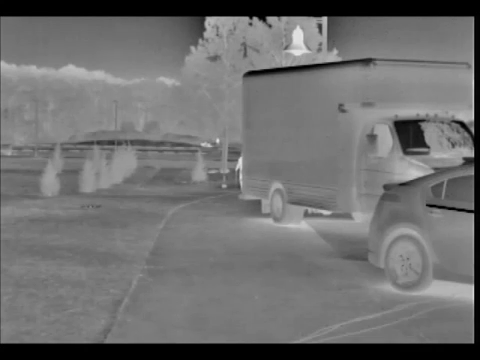
#> input picture frame 65 of Infrared Detection/IR_walking.mp4, 480 x 360 px
$ python infraredvid.py
#> lines starting #> are read from the running program, lines starting #| are printed output that depends on the picture; after the words box and inside, x2 and y2 are one past the last pixel; in counts of white or black regions, pixels touching at a corner belong together
import cv2
import numpy
import numpy as np

cap = cv2.VideoCapture("IR_walking.mp4")

params = cv2.SimpleBlobDetector_Params()
# Change thresholds
params.minThreshold = 128    # the graylevel of images
params.maxThreshold = 200
params.filterByColor = True
params.blobColor = 255
# Filter by Area
params.filterByArea = False
params.minArea = 1000
params.filterByInertia = False
params.filterByConvexity = False
params.filterByCircularity = True
params.minCircularity = 0.7

detector = cv2.SimpleBlobDetector_create(params)

while True:
    _, frame = cap.read()
#> frame is the input picture: shape (360, 480, 3); min 0, max 228, mean 111
    blur = cv2.cvtColor(frame, cv2.COLOR_BGR2GRAY)
    _, blur = cv2.threshold(blur, 90, 255, cv2.THRESH_TOZERO)
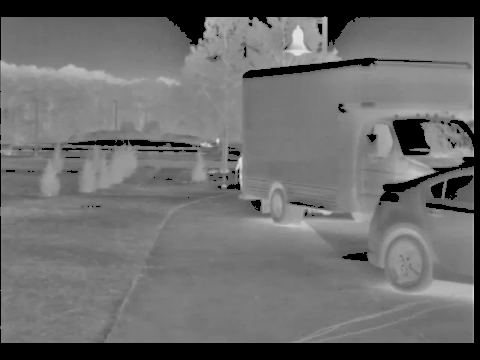
#> blur: shape (360, 480); min 0, max 228, mean 108.3
    element = cv2.getStructuringElement(cv2.MORPH_RECT, (9, 9))
    blur = cv2.erode(blur, element, iterations=1)
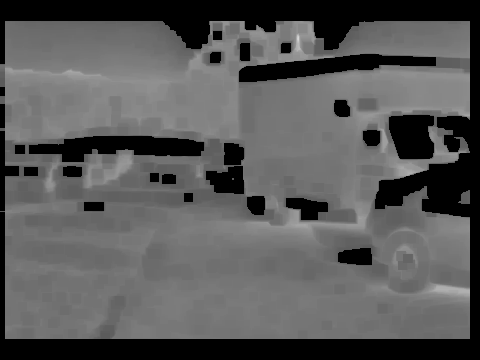
#> blur: shape (360, 480); min 0, max 214, mean 88.5
    blur = cv2.dilate(blur, element, iterations=1)
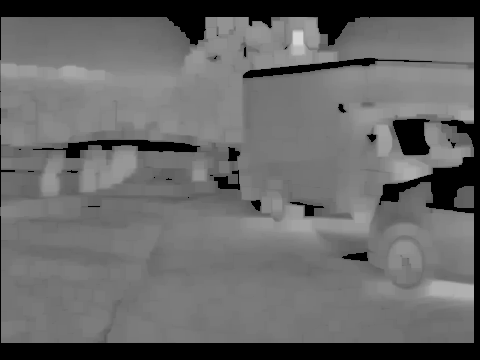
#> blur: shape (360, 480); min 0, max 214, mean 104.1
    blur = cv2.morphologyEx(blur, cv2.MORPH_ELLIPSE, np.ones((5, 5), np.uint8))
    blur = cv2.medianBlur(blur, 9)
    keypoints = detector.detect(blur)
#> keypoints = 6 keypoints; (x, y, size): (196, 60, 23.9), (50, 179, 20.2), (408, 171, 20.1), (464, 113, 17.8), (199, 173, 15.9), (298, 41, 15.6)

    for i in range(1, len(keypoints)):
        x, y = np.int64(keypoints[i].pt[0]), np.int64(keypoints[i].pt[1])
        sz = np.int64(keypoints[i].size)
        if sz > 1:
            sz = np.int64(sz / 2)
        # notice there's no boundary check for pt1 and pt2, you have to do that yourself
        kp = cv2.rectangle(frame, (x - sz, y - sz), (x + sz, y + sz), color=(0, 255, 0), thickness=2)
#> this loop made 5 passes
#> (x, y, sz) on passes 1 to 5: (49, 178, 10), (196, 60, 11), (407, 170, 10), (464, 113, 8), (297, 40, 7)
#> pass 2, `kp = cv2.rectangle(frame, (x - sz, y - sz), (x + sz, y + sz), color=(0..`:
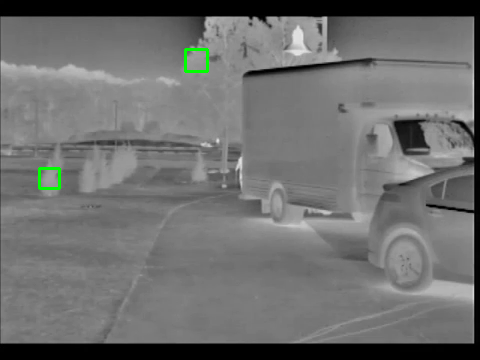
#> kp: shape (360, 480, 3); mean B, G, R 110.6, 111.3, 110.6
#> pass 3, `kp = cv2.rectangle(frame, (x - sz, y - sz), (x + sz, y + sz), color=(0..`:
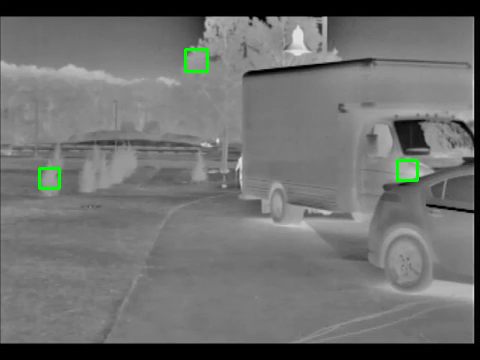
#> kp: shape (360, 480, 3); 0.14% of pixels changed, all inside (x1, y1, x2, y2) = (396, 159, 419, 182)
#> after the loop:
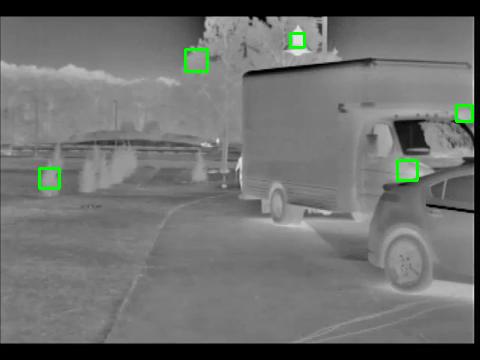
#> frame: shape (360, 480, 3); 0.63% of pixels changed, all inside (x1, y1, x2, y2) = (38, 32, 474, 190)

 #   kp = cv2.drawKeypoints(frame, keypoints, np.array([]), (0, 255, 0), cv2.DRAW_MATCHES_FLAGS_DRAW_RICH_KEYPOINTS)

    cv2.imshow("F",frame)
    key = cv2.waitKey(10)
#> (key Esc is pressed here)
    if key == 5:
        break

cap.release()
cv2.destroyAllWindows()

$ run again, starting later in the video
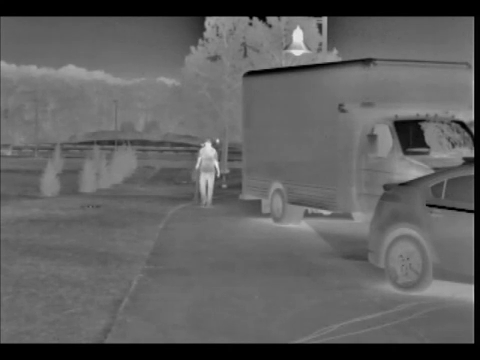
#> input picture frame 293 of Infrared Detection/IR_walking.mp4, 480 x 360 px
#> frame is the input picture: shape (360, 480, 3); min 0, max 235, mean 96.3
#> `blur = cv2.medianBlur(blur, 9)`:
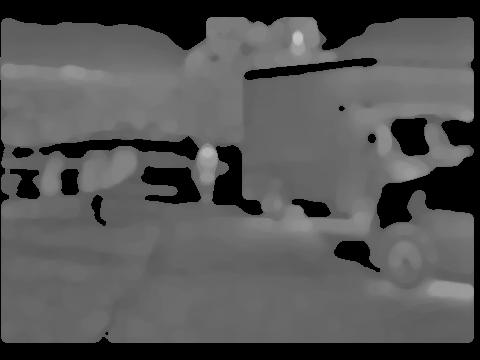
#> blur: shape (360, 480); min 0, max 195, mean 85.1
#> keypoints = 4 keypoints; (x, y, size): (408, 171, 19.4), (464, 114, 18.8), (297, 40, 11.4), (207, 155, 10.8)
#> the loop `for i in range(1, len(keypoints)):` made 3 passes
#> (x, y, sz) on passes 1 to 3: (207, 155, 5), (463, 113, 9), (297, 39, 5)
#> pass 2, `kp = cv2.rectangle(frame, (x - sz, y - sz), (x + sz, y + sz), color=(0..`:
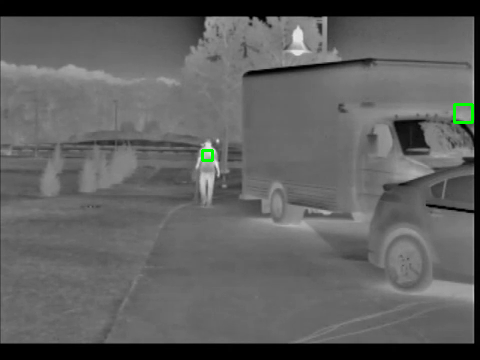
#> kp: shape (360, 480, 3); mean B, G, R 96.1, 96.5, 96.1

$ run again, starting later in the video
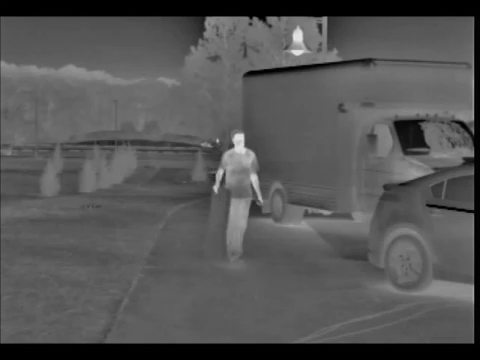
#> input picture frame 522 of Infrared Detection/IR_walking.mp4, 480 x 360 px
#> frame is the input picture: shape (360, 480, 3); min 0, max 230, mean 85.3
#> `blur = cv2.medianBlur(blur, 9)`:
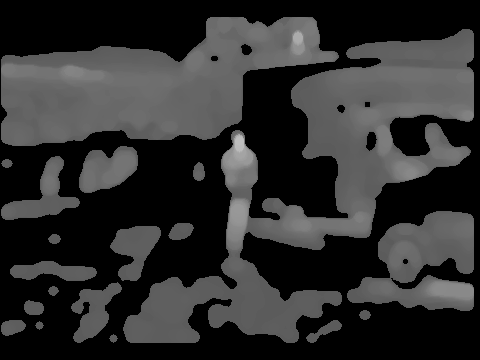
#> blur: shape (360, 480); min 0, max 189, mean 47.2
#> keypoints = 3 keypoints; (x, y, size): (238, 214, 22.7), (239, 142, 11.5), (298, 40, 10.8)
#> the loop `for i in range(1, len(keypoints)):` made 2 passes
#> (x, y, sz) on passes 1 to 2: (237, 213, 11), (239, 142, 5)
#> pass 2, `kp = cv2.rectangle(frame, (x - sz, y - sz), (x + sz, y + sz), color=(0..`:
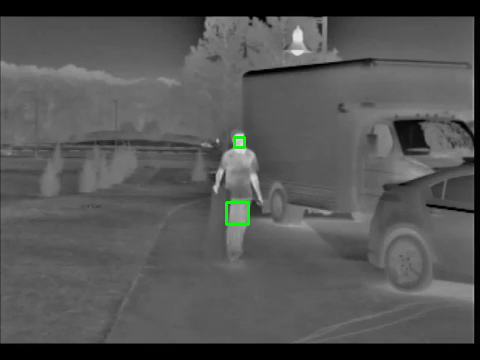
#> kp: shape (360, 480, 3); mean B, G, R 85, 85.6, 85
